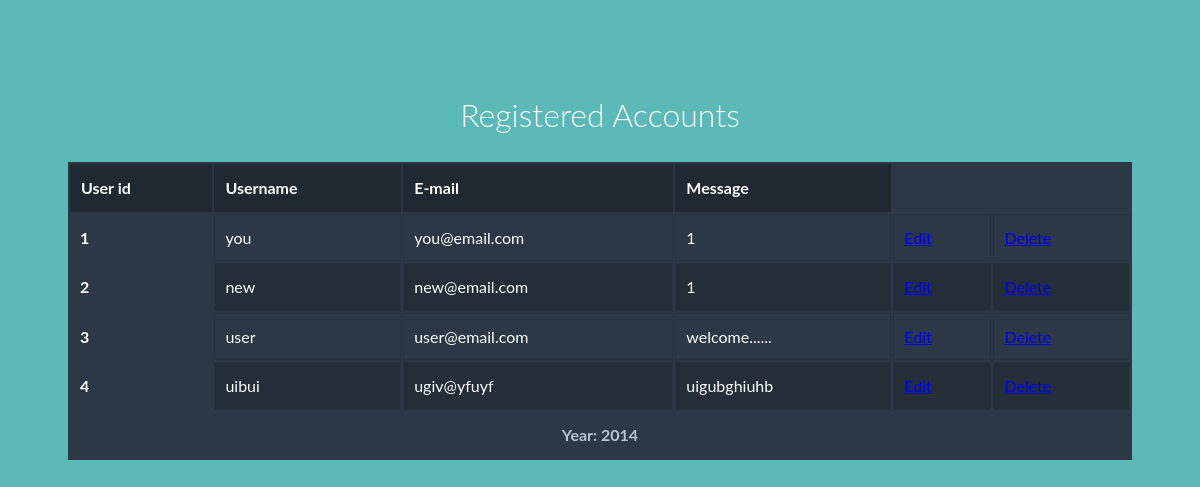
The page /accounts/ on the database as committed earlier.
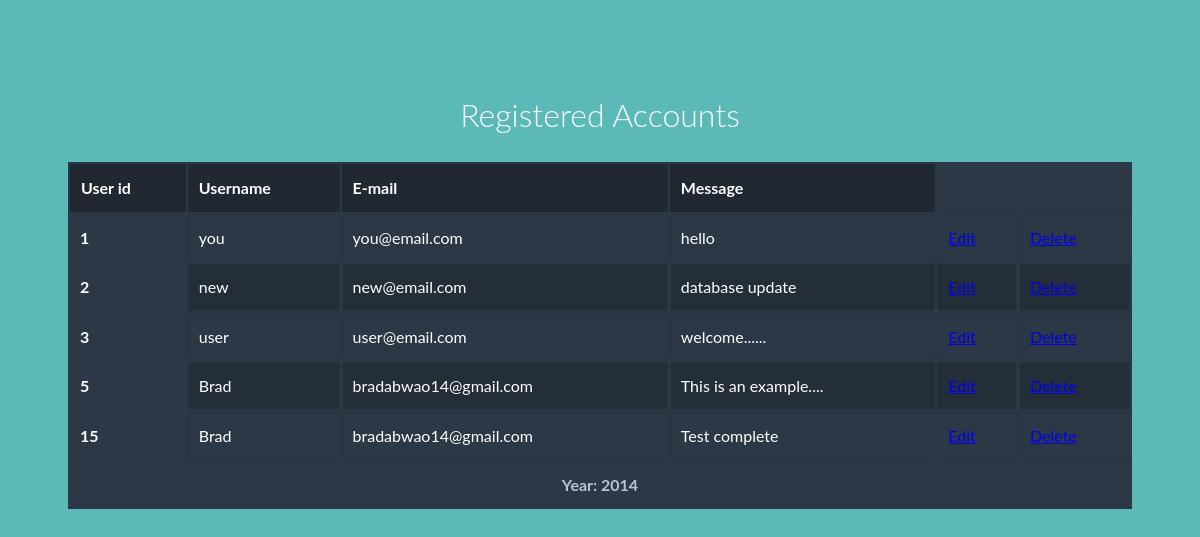
The same page on the database as committed later.
### main/models.py (models this page shows, shortened)
class User(models.Model):
    name = models.CharField(max_length=50)
    email = models.EmailField(max_length=50)
    message = models.CharField(max_length=150)

### main/views.py (the view)
# urls.py: path('accounts/', views.registered_users, name='display'),
def registered_users(request):
    data = User.objects.all()
    context = {"data": data}
    return render(request, "table.html", context)

### main/templates/table.html (shortened to what this page needs)
<!DOCTYPE html>
<html lang="en" >
<head>
  {% load static %}
  <link rel="stylesheet" href="https://cdnjs.cloudflare.com/ajax/libs/normalize/5.0.0/normalize.min.css">
  <link rel="stylesheet" href="{% static 'dist/style.css' %}">
</head>
<body>
<h1>
  Registered Accounts
</h1>
<main>
  <table>
    <thead>
      <tr>
        <th>User id</th>
        <th>Username</th>
        <th>E-mail</th>
        <th>Message</th>
      </tr>
    </thead>
    <tfoot>
      <tr>
        <th colspan='6'>
          Year: 2014
        </th>
      </tr>
    </tfoot>
    <tbody>
      {% for d in data %}
      <th scope="row">{{d.id}}</th>
        <td>{{d.name}}</td>
        <td>{{d.email}}</td>
        <td>{{d.message}}</td>
        <td><a href="/update/{{d.id}}" type="button" class="btn btn-outline-warning">Edit</a></td>
        <td><a href="/delete/{{d.id}}" type="button" class="btn btn-outline-danger">Delete</a></td>      </tr>
      {% endfor %}
    </tbody>
  </table>
</main>
</body>
</html>

Rows that differ between the two databases and show on the page:
removed User: id "4", name "uibui", email "ugiv@yfuyf", message "uigubghiuhb"
changed User "you": message "1" → "hello"
changed User "new": message "1" → "database update"
added User: id "5", name "Brad", email "bradabwao14@gmail.com", message "This is an example...."
added User: id "15", name "Brad", email "bradabwao14@gmail.com", message "Test complete"
